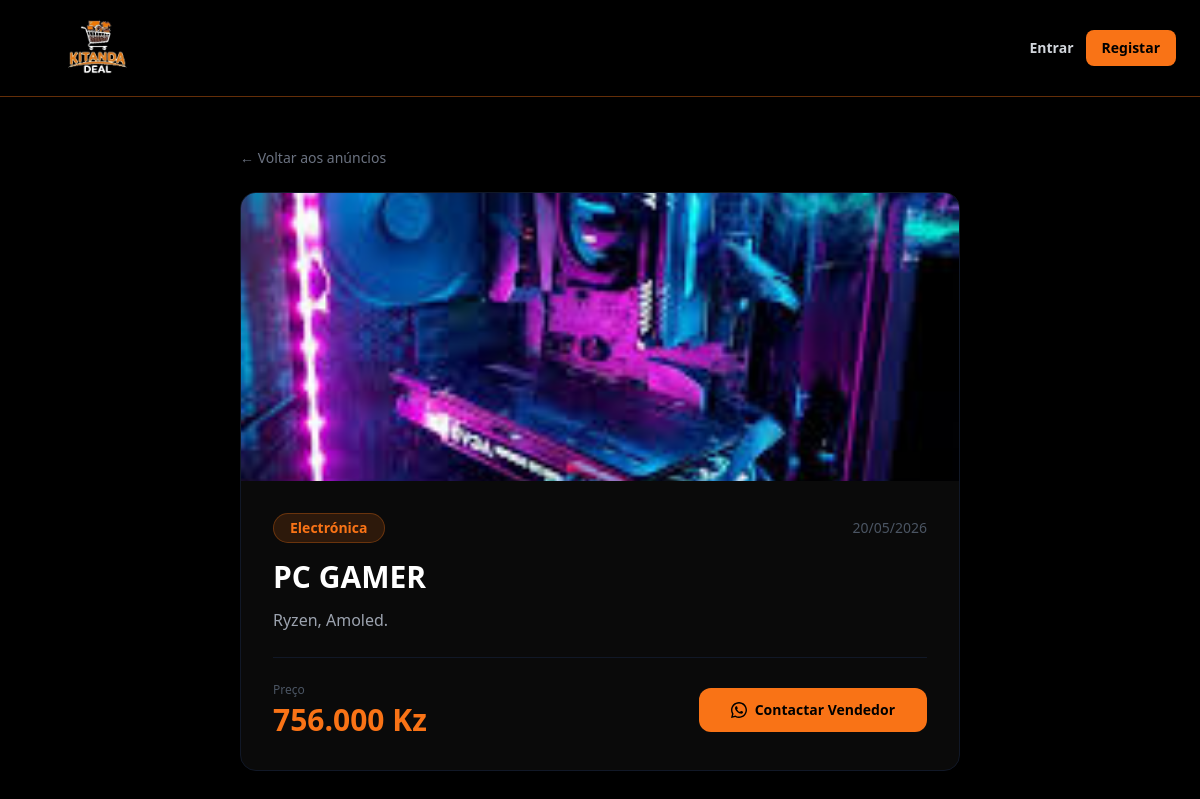
Page /anuncio/6 on the committed database.
### app.py (models this page shows)
class Anuncio(db.Model):
    id = db.Column(db.Integer, primary_key=True)
    titulo = db.Column(db.String(100), nullable=False)
    descricao = db.Column(db.Text, nullable=False)
    preco = db.Column(db.String(20), nullable=False)
    categoria = db.Column(db.String(50), nullable=False)
    contacto = db.Column(db.String(50), nullable=False)
    imagem = db.Column(db.String(200), nullable=True)
    vendido = db.Column(db.Boolean, default=False)
    data = db.Column(db.DateTime, default=datetime.utcnow)
    utilizador_id = db.Column(db.Integer, db.ForeignKey('utilizador.id'), nullable=False)

### app.py (the view)
@app.route('/anuncio/<int:id>')
def anuncio(id):
    anuncio = Anuncio.query.get_or_404(id)
    dono = session.get('utilizador_id') == anuncio.utilizador_id
    return render_template('anuncio.html', anuncio=anuncio, dono=dono, admin=is_admin())

### app.py (called while the page is built)
def is_admin():
    if 'utilizador_id' not in session:
        return False
    u = Utilizador.query.get(session['utilizador_id'])
    return u and u.email == ADMIN_EMAIL

### templates/anuncio.html (shortened to what this page needs)
<!DOCTYPE html>
<html lang="pt">
<head>
    <script src="https://cdn.tailwindcss.com"></script>
</head>
<body class="text-white min-h-screen" style="background:#000000">
    <nav class="sticky top-0 z-30 border-b border-orange-500/40 px-6 py-2 flex justify-between items-center" style="background:#000000">
        <a href="/">
            <img src="{{ url_for('static', filename='logo.png.png') }}" alt="KitandaDeal" class="h-20">
        </a>
        <div class="flex items-center gap-3">
            {% if session.get('utilizador_id') %}
                <div class="flex items-center gap-2">
                    <div class="w-8 h-8 rounded-full bg-orange-500 flex items-center justify-center">
                        <span class="text-black font-black text-sm">{{ session.get('utilizador_nome')[0].upper() }}</span>
                    </div>
                    <span class="text-white font-bold text-sm hidden sm:block">{{ session.get('utilizador_nome') }}</span>
                </div>
                <a href="/publicar" class="bg-orange-500 text-black px-4 py-2 rounded-lg font-bold text-sm hover:bg-orange-400 transition">Publicar</a>
                <a href="/logout" class="text-gray-500 hover:text-orange-500 text-sm transition">Sair</a>
            {% else %}
                <a href="/login" class="text-gray-300 hover:text-orange-500 text-sm transition font-semibold">Entrar</a>
                <a href="/registar" class="bg-orange-500 text-black px-4 py-2 rounded-lg font-bold text-sm hover:bg-orange-400 transition">Registar</a>
            {% endif %}
        </div>
    </nav>
    <div class="max-w-3xl mx-auto py-12 px-6">
        <a href="/" class="text-gray-500 hover:text-orange-500 text-sm mb-6 inline-block">← Voltar aos anúncios</a>
        <div class="rounded-2xl overflow-hidden border border-gray-900" style="background:#0a0a0a">
            {% if anuncio.imagem %}
            <img src="{{ url_for('static', filename='uploads/' + anuncio.imagem) }}" class="w-full h-72 object-cover">
            {% else %}
            <div class="w-full h-48 flex items-center justify-center" style="background:#111111">
                <svg width="56" height="56" fill="none" stroke="#2a2a2a" stroke-width="1.5" viewBox="0 0 24 24">
                    <rect x="2" y="3" width="20" height="18" rx="2"/><path d="M8 10h8M8 14h5"/>
                </svg>
            </div>
            {% endif %}
            <div class="p-8">
                <div class="flex justify-between items-center mb-4">
                    <span class="bg-orange-500/15 text-orange-500 text-sm font-bold px-4 py-1 rounded-full border border-orange-500/30">{{ anuncio.categoria }}</span>
                    <span class="text-gray-600 text-sm">{{ anuncio.data.strftime('%d/%m/%Y') }}</span>
                </div>
                <h1 class="text-3xl font-black mb-3">{{ anuncio.titulo }}</h1>
                <p class="text-gray-400 leading-relaxed mb-6">{{ anuncio.descricao }}</p>
                <div class="border-t border-gray-900 pt-6 flex flex-wrap justify-between items-center gap-4">
                    <div>
                        <p class="text-gray-600 text-xs mb-1">Preço</p>
                        <p class="text-orange-500 text-3xl font-black">{{ anuncio.preco }}</p>
                    </div>
                    {% if not anuncio.vendido %}
                    <a href="https://wa.me/{{ anuncio.contacto }}" target="_blank"
                        class="flex items-center gap-2 bg-orange-500 text-black font-black px-8 py-3 rounded-xl hover:bg-orange-400 transition text-sm">
                        Contactar Vendedor
                    </a>
                    {% endif %}
                </div>
            </div>
        </div>
    </div>
</body>
</html>

### rows in the picture
Anuncio: imagem (picture), categoria "Electrónica", data "20/05/2026", titulo "PC GAMER", descricao "Ryzen, Amoled.", preco "756.000 Kz"
